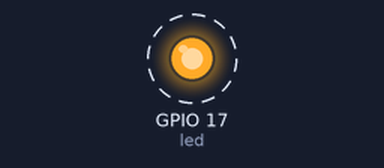
Bench run of a program on a simulated Raspberry Pi (BCM pin numbers). Shown: output pins drawn as LEDs (lit = HIGH). Dashed ring = blinking. What the program prints to the terminal is not drawn.

Above: at 0.5 s.
Timing chart, 0 to 4.6 s (numbered marks = the images above):
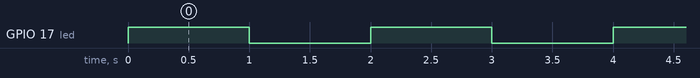

Measured:
- by itself, GPIO 17 (led): alternates HIGH for 1.0 s and LOW for 1.0 s

The program:

Blink2.py
```python
from gpiozero import LED
from time import sleep

print('Program is starting..')

led = LED(17)

while True:
    led.on()
    print('led turned on >>')
    sleep(1)
    led.off()
    print('led turned off <<<')
    sleep(1)
```
